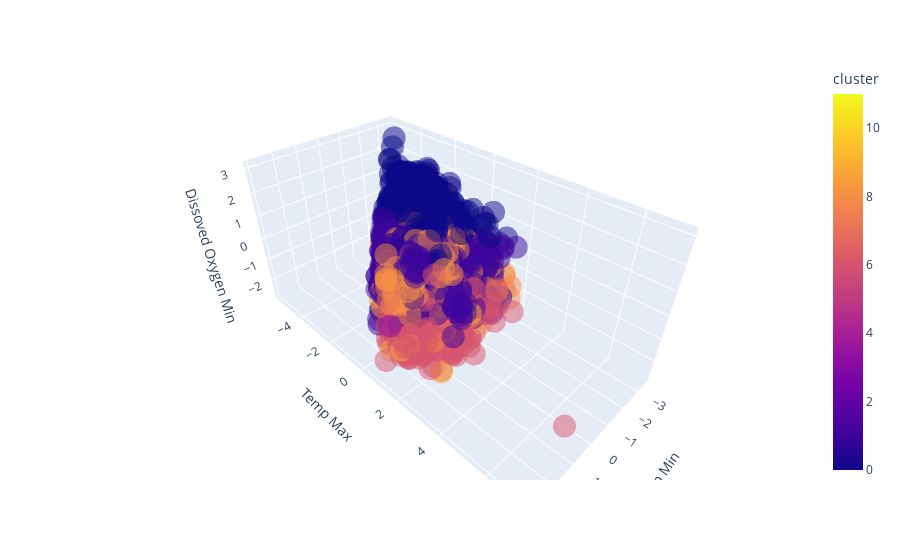

Notebook cell for this chart:
### Code cell
import plotly.express as px

fig = px.scatter_3d(train_df, x='Temp Min', y='Temp Max', z='Dissoved Oxygen Min',
                color='cluster' ,opacity=0.5 )
fig.show()

### Figure 1 — Plotly figure (JSON) as saved in the notebook; plotly's stock layout.template omitted (floating-point values rounded to 4 significant figures; data arrays with more than 128 entries replaced by an {"elided": "..."} marker saying what was removed)
{"data": [{"hovertemplate": "Temp Min=%{x}<br>Temp Max=%{y}<br>Dissoved Oxygen Min=%{z}<br>cluster=%{marker.color}<extra></extra>", "legendgroup": "", "marker": {"color": {"elided": "7323 int values"}, "coloraxis": "coloraxis", "opacity": 0.5, "symbol": "circle"}, "mode": "markers", "name": "", "scene": "scene", "showlegend": false, "type": "scatter3d", "x": {"elided": "7323 float values"}, "y": {"elided": "7323 float values"}, "z": {"elided": "7323 float values"}}], "layout": {"coloraxis": {"colorbar": {"title": {"text": "cluster"}}, "colorscale": [[0, "#0d0887"], [0.1111, "#46039f"], [0.2222, "#7201a8"], [0.3333, "#9c179e"], [0.4444, "#bd3786"], [0.5556, "#d8576b"], [0.6667, "#ed7953"], [0.7778, "#fb9f3a"], [0.8889, "#fdca26"], [1, "#f0f921"]]}, "legend": {"tracegroupgap": 0}, "margin": {"t": 60}, "scene": {"domain": {"x": [0, 1], "y": [0, 1]}, "xaxis": {"title": {"text": "Temp Min"}}, "yaxis": {"title": {"text": "Temp Max"}}, "zaxis": {"title": {"text": "Dissoved Oxygen Min"}}}}}
